Frame 1 (no input): blank canvas, image omitted
Frame 60 (the mouse pressed at the canvas centre just before this capture): blank canvas, image omitted
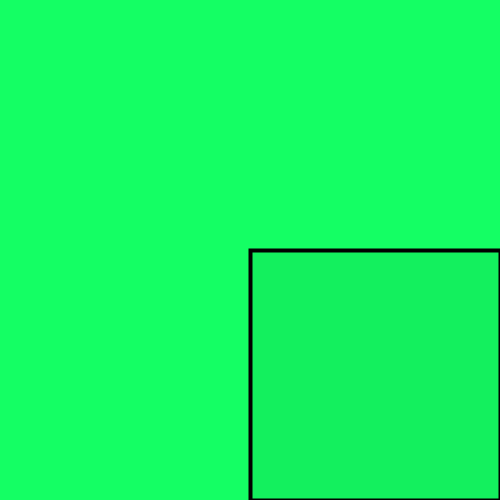
Frame 120 (the mouse held since frame 60 and released just before this capture)

The Processing sketch whose frames 1 and 60 were blank and that drew this single picture after the mouse press (run headless with seeded random() and noise(); from frame 60 on, the mouse is pressed at the canvas centre):

// Processing sketch: First_Project
// ── First_Project.pde
void setup(){
  size(500,500);
  background (0);



}
void draw () {
 
  fill(20,255,100,5);
  rect(mouseX,mouseY,mouseX,mouseY);
  stroke(0);
  strokeWeight(4);
 
  

  {
     if (mousePressed) {
       background(20,255,100);
         fill(0,0,0,15);
        rect(mouseX,mouseY,mouseX,mouseY);
     
     }}  
}
